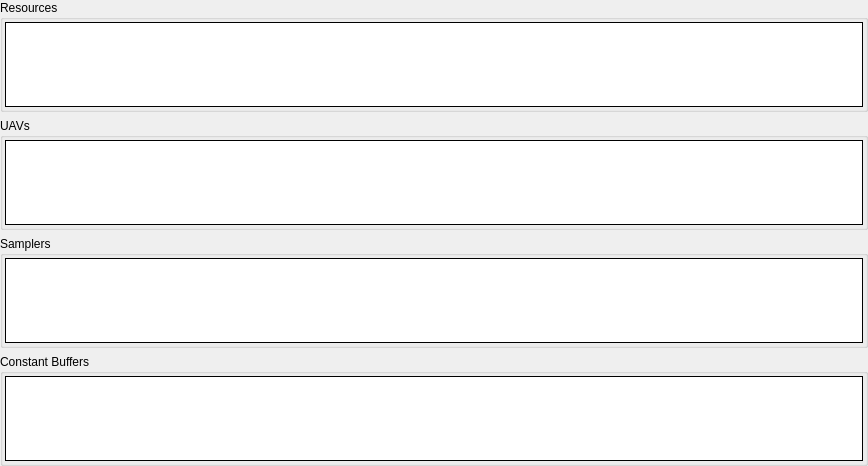
         <widget class="QWidget" name="dsScrollContents">
          <property name="geometry">
           <rect>
            <x>0</x>
            <y>0</y>
            <width>868</width>
            <height>466</height>
           </rect>
          </property>
          <layout class="QVBoxLayout" name="verticalLayout_12">
           <property name="leftMargin">
            <number>0</number>
           </property>
           <property name="topMargin">
            <number>0</number>
           </property>
           <property name="rightMargin">
            <number>0</number>
           </property>
           <property name="bottomMargin">
            <number>0</number>
           </property>
           <item>
            <widget class="CollapseGroupBox" name="dsResGroup">
             <property name="sizePolicy">
              <sizepolicy hsizetype="Preferred" vsizetype="Expanding">
               <horstretch>0</horstretch>
               <verstretch>1</verstretch>
              </sizepolicy>
             </property>
             <property name="title">
              <string>Resources</string>
             </property>
             <layout class="QHBoxLayout" name="horizontalLayout_12">
              <property name="leftMargin">
               <number>2</number>
              </property>
              <property name="topMargin">
               <number>2</number>
              </property>
              <property name="rightMargin">
               <number>2</number>
              </property>
              <property name="bottomMargin">
               <number>2</number>
              </property>
              <item>
               <widget class="RDTreeWidget" name="dsResources">
                <property name="frameShape">
                 <enum>QFrame::Box</enum>
                </property>
                <property name="frameShadow">
                 <enum>QFrame::Plain</enum>
                </property>
                <property name="editTriggers">
                 <set>QAbstractItemView::NoEditTriggers</set>
                </property>
                <property name="showDropIndicator" stdset="0">
                 <bool>false</bool>
                </property>
                <property name="rootIsDecorated">
                 <bool>false</bool>
                </property>
                <property name="uniformRowHeights">
                 <bool>true</bool>
                </property>
                <property name="allColumnsShowFocus">
                 <bool>true</bool>
                </property>
                <attribute name="headerStretchLastSection">
                 <bool>false</bool>
                </attribute>
               </widget>
              </item>
             </layout>
            </widget>
           </item>
           <item>
            <widget class="CollapseGroupBox" name="dsUAVGroup">
             <property name="sizePolicy">
              <sizepolicy hsizetype="Preferred" vsizetype="Expanding">
               <horstretch>0</horstretch>
               <verstretch>1</verstretch>
              </sizepolicy>
             </property>
             <property name="title">
              <string>UAVs</string>
             </property>
             <layout class="QHBoxLayout" name="dsUAVLayout">
              <property name="leftMargin">
               <number>2</number>
              </property>
              <property name="topMargin">
               <number>2</number>
              </property>
              <property name="rightMargin">
               <number>2</number>
              </property>
              <property name="bottomMargin">
               <number>2</number>
              </property>
              <item>
               <widget class="RDTreeWidget" name="dsUAVs">
                <property name="frameShape">
                 <enum>QFrame::Box</enum>
                </property>
                <property name="frameShadow">
                 <enum>QFrame::Plain</enum>
                </property>
                <property name="editTriggers">
                 <set>QAbstractItemView::NoEditTriggers</set>
                </property>
                <property name="showDropIndicator" stdset="0">
                 <bool>false</bool>
                </property>
                <property name="rootIsDecorated">
                 <bool>false</bool>
                </property>
                <property name="uniformRowHeights">
                 <bool>true</bool>
                </property>
                <property name="allColumnsShowFocus">
                 <bool>true</bool>
                </property>
                <attribute name="headerStretchLastSection">
                 <bool>false</bool>
                </attribute>
               </widget>
              </item>
             </layout>
            </widget>
           </item>
           <item>
            <widget class="CollapseGroupBox" name="dsSamplerGroup">
             <property name="sizePolicy">
              <sizepolicy hsizetype="Preferred" vsizetype="Expanding">
               <horstretch>0</horstretch>
               <verstretch>1</verstretch>
              </sizepolicy>
             </property>
             <property name="title">
              <string>Samplers</string>
             </property>
             <layout class="QHBoxLayout" name="horizontalLayout_14">
              <property name="leftMargin">
               <number>2</number>
              </property>
              <property name="topMargin">
               <number>2</number>
              </property>
              <property name="rightMargin">
               <number>2</number>
              </property>
              <property name="bottomMargin">
               <number>2</number>
              </property>
              <item>
               <widget class="RDTreeWidget" name="dsSamplers">
                <property name="frameShape">
                 <enum>QFrame::Box</enum>
                </property>
                <property name="frameShadow">
                 <enum>QFrame::Plain</enum>
                </property>
                <property name="editTriggers">
                 <set>QAbstractItemView::NoEditTriggers</set>
                </property>
                <property name="showDropIndicator" stdset="0">
                 <bool>false</bool>
                </property>
                <property name="rootIsDecorated">
                 <bool>false</bool>
                </property>
                <property name="uniformRowHeights">
                 <bool>true</bool>
                </property>
                <property name="allColumnsShowFocus">
                 <bool>true</bool>
                </property>
                <attribute name="headerStretchLastSection">
                 <bool>false</bool>
                </attribute>
               </widget>
              </item>
             </layout>
            </widget>
           </item>
           <item>
            <widget class="CollapseGroupBox" name="dsCBufferGroup">
             <property name="sizePolicy">
              <sizepolicy hsizetype="Preferred" vsizetype="Expanding">
               <horstretch>0</horstretch>
               <verstretch>1</verstretch>
              </sizepolicy>
             </property>
             <property name="title">
              <string>Constant Buffers</string>
             </property>
             <layout class="QHBoxLayout" name="horizontalLayout_9">
              <property name="leftMargin">
               <number>2</number>
              </property>
              <property name="topMargin">
               <number>2</number>
              </property>
              <property name="rightMargin">
               <number>2</number>
              </property>
              <property name="bottomMargin">
               <number>2</number>
              </property>
              <item>
               <widget class="RDTreeWidget" name="dsCBuffers">
                <property name="frameShape">
                 <enum>QFrame::Box</enum>
                </property>
                <property name="frameShadow">
                 <enum>QFrame::Plain</enum>
                </property>
                <property name="editTriggers">
                 <set>QAbstractItemView::NoEditTriggers</set>
                </property>
                <property name="showDropIndicator" stdset="0">
                 <bool>false</bool>
                </property>
                <property name="rootIsDecorated">
                 <bool>false</bool>
                </property>
                <property name="uniformRowHeights">
                 <bool>true</bool>
                </property>
                <property name="allColumnsShowFocus">
                 <bool>true</bool>
                </property>
                <attribute name="headerStretchLastSection">
                 <bool>false</bool>
                </attribute>
               </widget>
              </item>
             </layout>
            </widget>
           </item>
           <item>
            <spacer name="verticalSpacer_3">
             <property name="orientation">
              <enum>Qt::Vertical</enum>
             </property>
             <property name="sizeType">
              <enum>QSizePolicy::MinimumExpanding</enum>
             </property>
             <property name="sizeHint" stdset="0">
              <size>
               <width>0</width>
               <height>0</height>
              </size>
             </property>
            </spacer>
           </item>
          </layout>
         </widget>
